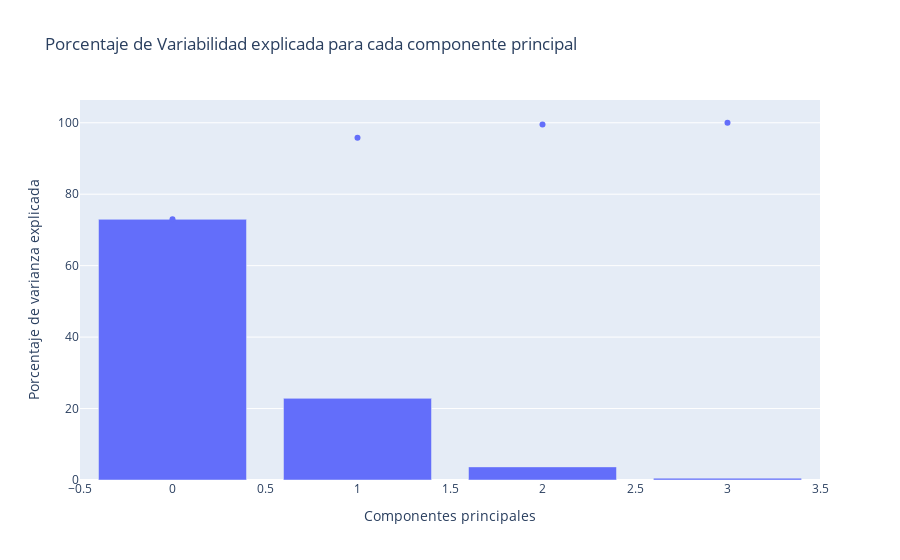

Notebook source saved alongside this figure:
### Code cell
import plotly.graph_objects as go
plot1 =  px.bar(y=var_exp)
plot2 = px.scatter(y=cum_var_exp)
# Crear la figura final con ambos gráficos
fig = go.Figure(data=plot1.data + plot2.data)

# Actualizar el layout para ajustar los ejes y el título
fig.update_layout(
    xaxis_title="Componentes principales",
    yaxis_title="Porcentaje de varianza explicada",
    title="Porcentaje de Variabilidad explicada para cada componente principal"
)

### Figure 1 — Plotly figure (JSON) as saved in the notebook; plotly's stock layout.template omitted (floating-point values rounded to 4 significant figures)
{"data": [{"alignmentgroup": "True", "hovertemplate": "x=%{x}<br>y=%{y}<extra></extra>", "legendgroup": "", "marker": {"color": "#636efa", "pattern": {"shape": ""}}, "name": "", "offsetgroup": "", "orientation": "v", "showlegend": false, "textposition": "auto", "type": "bar", "x": [0, 1, 2, 3], "xaxis": "x", "y": [72.96, 22.85, 3.669, 0.5179], "yaxis": "y"}, {"hovertemplate": "x=%{x}<br>y=%{y}<extra></extra>", "legendgroup": "", "marker": {"color": "#636efa", "symbol": "circle"}, "mode": "markers", "name": "", "orientation": "v", "showlegend": false, "type": "scatter", "x": [0, 1, 2, 3], "xaxis": "x", "y": [72.96, 95.81, 99.48, 100.0], "yaxis": "y"}], "layout": {"title": {"text": "Porcentaje de Variabilidad explicada para cada componente principal"}, "xaxis": {"title": {"text": "Componentes principales"}}, "yaxis": {"title": {"text": "Porcentaje de varianza explicada"}}}}
